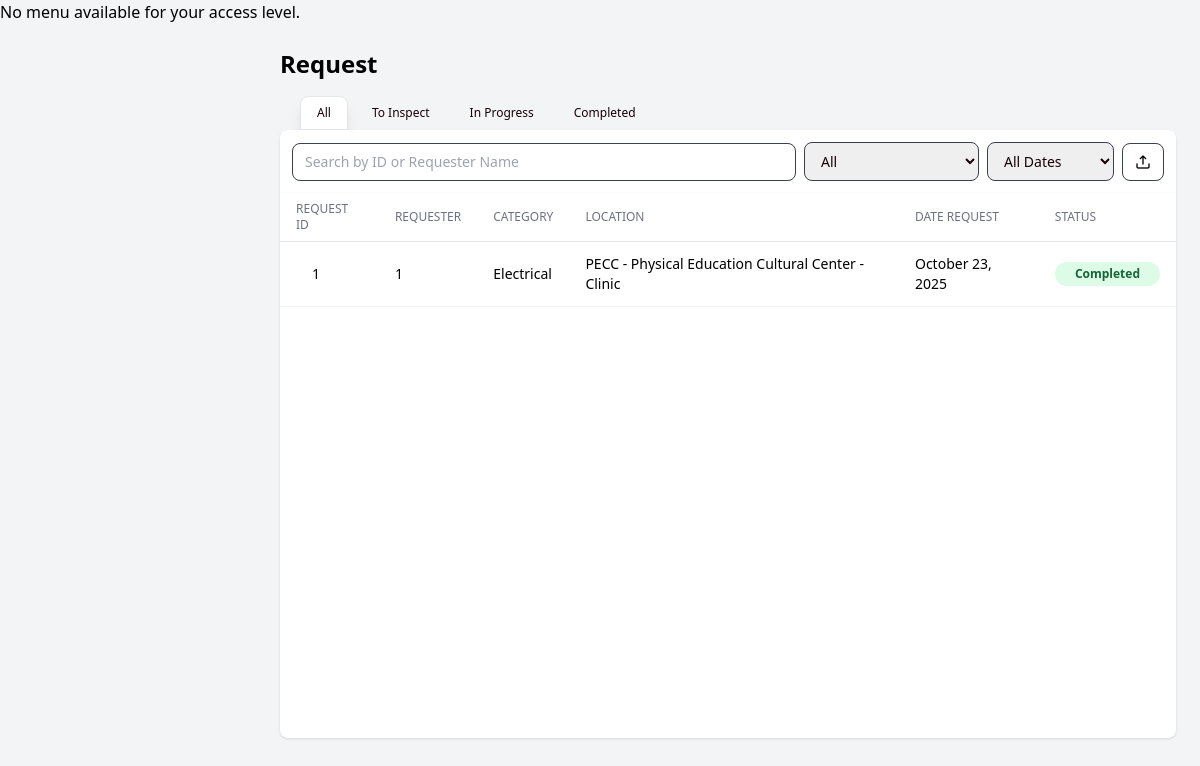
The app's page /app/modules/shared/views/request.php (signed in) with its own data.
### tables this page shows
CREATE TABLE `request_assignment` (
  `reqAssignment_id` int(10) unsigned NOT NULL AUTO_INCREMENT,
  `request_id` int(10) unsigned DEFAULT NULL,
  `req_id` int(10) unsigned DEFAULT NULL,
  `req_status` varchar(25) DEFAULT NULL,
  `date_finished` date DEFAULT NULL,
  `priority_status` varchar(50) DEFAULT NULL,
  PRIMARY KEY (`reqAssignment_id`),
  KEY `fk_assignment_request` (`request_id`),
  KEY `fk_assignment_requester` (`req_id`),
  CONSTRAINT `fk_assignment_request` FOREIGN KEY (`request_id`) REFERENCES `request` (`request_id`) ON DELETE CASCADE ON UPDATE CASCADE,
  CONSTRAINT `fk_assignment_requester` FOREIGN KEY (`req_id`) REFERENCES `requester` (`req_id`) ON DELETE SET NULL ON UPDATE CASCADE
);

CREATE TABLE `request` (
  `request_id` int(10) unsigned NOT NULL AUTO_INCREMENT,
  `tracking_id` varchar(100) DEFAULT NULL,
  `request_Type` varchar(70) DEFAULT NULL,
  `req_id` int(10) unsigned DEFAULT NULL,
  `request_desc` varchar(500) DEFAULT NULL,
  `unit` varchar(50) DEFAULT NULL,
  `location` varchar(250) DEFAULT NULL,
  `request_date` date DEFAULT NULL,
  `image_path` varchar(255) DEFAULT NULL,
  PRIMARY KEY (`request_id`),
  KEY `fk_request_requester` (`req_id`),
  KEY `idx_tracking_id` (`tracking_id`),
  CONSTRAINT `fk_request_requester` FOREIGN KEY (`req_id`) REFERENCES `requester` (`req_id`) ON DELETE SET NULL ON UPDATE CASCADE
);

### app/core/BaseModel.php (called while the page is built, shortened)
<?php
class BaseModel {
    protected $host = 'localhost';
    protected $user = 'root';
    protected $pass = '';
    protected $name = 'u_request';
    private function connect() {
        $this->db = @new mysqli($this->host, $this->user, $this->pass, $this->name);
    }
}

### app/controllers/RequestController.php (called while the page is built, shortened)
<?php
require_once __DIR__ . '/../models/RequestModel.php';
class RequestController {
    private $model;
    public function __construct() {
        $this->model = new RequestModel();
    }
    public function index() {
        $requests = $this->model->getAllRequests();
        return [
            "requests"   => $requests
        ];
    }
}
require_once __DIR__ . '/../models/RequestModel.php';

### app/models/RequestModel.php (called while the page is built, shortened)
<?php
require_once __DIR__ . '/../core/BaseModel.php';
class RequestModel extends BaseModel {
      public function getAllRequests() {
        $sql = "SELECT
                vw.*,
                rq.officeOrDept AS requester_officeOrDept,
                r.*,
                ra.*,
                r.request_id AS request_id,
                COALESCE(
                    GROUP_CONCAT(
                        DISTINCT vwg.full_name SEPARATOR ', '
                    ),
                    'No personnel assigned'
                ) AS assigned_personnel,
        COALESCE(
        GROUP_CONCAT(
            DISTINCT CONCAT(
                m.material_desc,
                ' | Qty: ', rm.quantity_needed,
                ' | Stock: ', m.qty
            ) SEPARATOR '\n'
        ),
        'No materials used'
    ) AS materials_used
            FROM vw_requests vw
            INNER JOIN request r
                ON vw.request_id = r.request_id
            LEFT JOIN request_assignment ra
                ON r.request_id = ra.request_id
            LEFT JOIN requester rq
                ON ra.req_id = rq.req_id
            LEFT JOIN request_assigned_personnel rap
                ON r.request_id = rap.request_id
            LEFT JOIN vw_gsu_personnel vwg
                ON rap.staff_id = vwg.staff_id
            LEFT JOIN request_materials_needed rm
                ON ra.reqAssignment_id = rm.reqAssignment_id
            LEFT JOIN materials m
                ON rm.material_code = m.material_code
            GROUP BY r.request_id
            ORDER BY vw.request_date DESC;
                ";
        $result = $this->db->query($sql);
        $data = [];
        if ($result && $result->num_rows > 0) {
            while ($row = $result->fetch_assoc()) {
                $data[] = $row;
            }
        }
        return $data;
    }
}

### app/modules/shared/views/request.php (the view, shortened to what this page needs)
<?php
require_once __DIR__ . '/../../../controllers/RequestController.php';
$controller = new RequestController();
$data = $controller->index();
$requests = $data['requests'];
?>
<!DOCTYPE html>
<html lang="en">
<head>
  <link rel="stylesheet" href="/public/assets/css/output.css" />
</head>
<body class="bg-gray-100">
  <?php
    if ($_SESSION['access_level'] == 1) {
        include COMPONENTS_PATH . '/superadmin_menu.php';
    } elseif ($_SESSION['access_level'] == 2) {
        include COMPONENTS_PATH . '/gsu_menu.php';
    } else {
        echo "<p>No menu available for your access level.</p>";
    }
  ?>
  <main class="ml-16 md:ml-64 flex flex-col min-h-screen transition-all duration-300">
    <div class="p-6">
      <h1 class="text-2xl font-bold mb-4">Request</h1>
      <div id="tabs" class="flex gap-2 mt-4 text-xs text-text">
        <?php foreach (['All', 'To Inspect', 'In Progress', 'Completed'] as $tab): ?>
          <button
            class="ml-5 btn tab-btn"
            data-status="<?= $tab ?>"
          >
            <p><?= $tab ?></p>
          </button>
        <?php endforeach; ?>
      </div>
      <div
        x-data="{
          showDetails: false,
          selected: {},
          addmaterial: false,
          materials: [{ material_code: '', qty: 1 }],
          selectedMaterialCodes: [],
          isLocked() {
            // Lock only if superadmin OR original status was completed
            return <?= $_SESSION['access_level'] == 1 ? 'true' : 'false' ?> || this.selected.original_status === 'Completed';
          },
          canSave() {
            // Show save button if status changed OR not locked
            return !this.isLocked() || this.selected.req_status !== this.selected.original_status;
          },
          updateMaterialOptions() {
            this.selectedMaterialCodes = this.materials
              .map(m => m.material_code)
              .filter(code => code !== '');
          }
      }"
        class="grid grid-cols-1 md:grid-cols-3 gap-4"
      >
        <div :class="showDetails ? 'col-span-2' : 'col-span-3'">
          <div class="p-3 flex flex-wrap gap-2 justify-between items-center bg-white shadow rounded-t-lg">
            <input type="text" id="searchRequests" placeholder="Search by ID or Requester Name" class="flex-1 min-w-[200px] input-field">
            <select class="input-field" id="filterCategory">
              <option value="all">All</option>
            </select>
            <select id="sortCategory" class="input-field">
              <option value="all">All Dates</option>
            </select>
            <button title="Export" id="export" class="btn-upper">
              <img src="/public/assets/img/export.png" alt="Export" class="size-4 my-0.5">
            </button>
          </div>
          <div class="overflow-x-auto h-[545px] overflow-y-auto rounded-b-lg shadow bg-white">
            <table class="min-w-full divide-y divide-gray-200 bg-white rounded-b-lg p-2">
              <thead class="bg-white sticky top-0">
                <tr>
                  <?php foreach (['Request ID','Requester','Category','Location','Date Request','Status'] as $header): ?>
                    <th class="px-4 py-2 text-left text-xs font-medium text-gray-500 uppercase"><?= $header ?></th>
                  <?php endforeach; ?>
                </tr>
              </thead>
              <tbody id="requestsTable" class="text-sm">
                <?php foreach ($requests as $row): ?>
                  <tr
                    data-category="<?= htmlspecialchars($row['request_Type']) ?>"
                    data-status="<?= htmlspecialchars($row['req_status']) ?>"
                    @click="selected = <?= htmlspecialchars(json_encode($row)) ?>; selected.original_status = '<?= htmlspecialchars($row['req_status']) ?>'; showDetails = true"
                    class="hover:bg-gray-100 cursor-pointer text-left border-b border-gray-100"
                  >
                    <td class="pl-8 py-3"><?= htmlspecialchars($row['request_id']) ?></td>
                    <td class="px-4 py-3"><?= htmlspecialchars($row['Name']) ?></td>
                    <td class="px-4 py-3"><?= htmlspecialchars($row['request_Type']) ?></td>
                    <td class="px-4 py-3"><?= htmlspecialchars($row['location']) ?></td>
                    <td class="px-4 py-3"><?= htmlspecialchars(date("F d, Y", strtotime($row['request_date']))) ?></td>
                    <td class="px-4 py-3">
                        <?php if ($_SESSION['access_level'] == 1): ?>
                            <?php if ($row['req_status'] === 'Completed'): ?>
                                <span class="px-5 py-1 rounded-full text-xs font-semibold bg-green-100 text-green-800 text-center">Completed</span>
                                    <?php if (!empty($row['date_finished'])): ?>
                                          <span class="text-xs text-green-800 mt-1" hidden>
                                              <?= date("F d, Y", strtotime($row['date_finished'])) ?>
                                          </span>
                                      <?php endif; ?>
                            <?php elseif ($row['req_status'] === 'To Inspect'): ?>
                                <span class="px-5 py-1 rounded-full text-xs font-semibold bg-yellow-100 text-yellow-800">To Inspect</span>
                            <?php else: ?>
                                <span class="px-5 py-1 rounded-full text-xs font-semibold bg-blue-100 text-blue-800">In Progress</span>
                            <?php endif; ?>
                          <?php else: ?>
                              <?php if ($row['req_status'] === 'Completed'): ?>
                                  <div class="flex flex-col">
                                      <span class="px-5 py-1 rounded-full text-xs font-semibold bg-green-100 text-green-800 text-center">Completed</span>
                                  </div>
                              <?php endif; ?>
                          <?php endif; ?>
                    </td>
                  </tr>
                <?php endforeach; ?>
              </tbody>
            </table>
          </div>
        </div>
      </div>
    </div>
  </main>
</body>
</html>

### records on screen
request_assignment: request.request_id "1", Name "1", request.request_Type "Electrical", request.location "PECC - Physical Education Cultural Center - Clinic", request.request_date "October 23, 2025"

### other values on screen
$tab "All"
$tab "To Inspect"
$tab "In Progress"
$tab "Completed"
$header "REQUEST ID"
$header "REQUESTER"
$header "CATEGORY"
$header "LOCATION"
$header "DATE REQUEST"
$header "STATUS"
